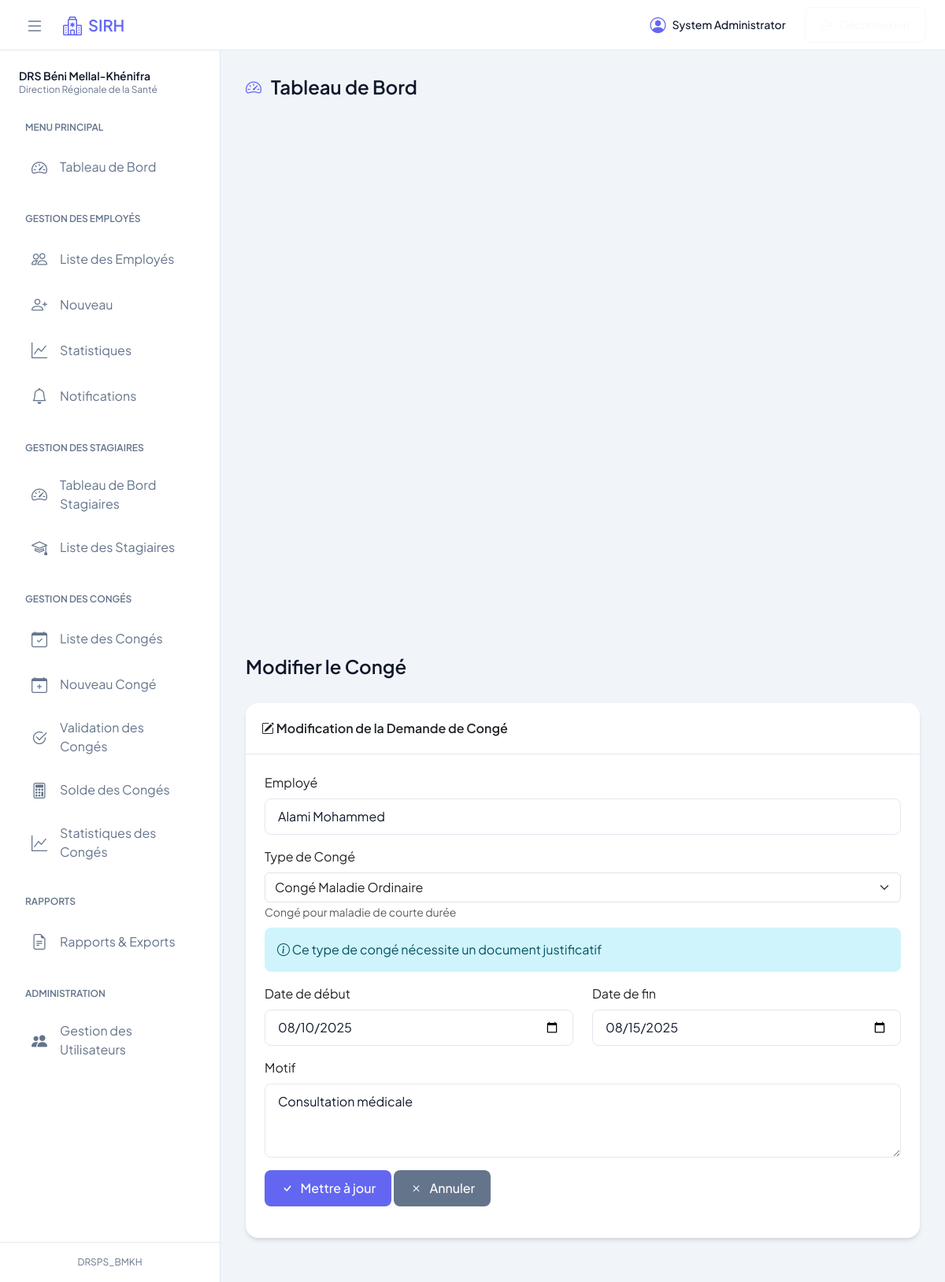
The app's page /index.php?controller=leave&action=edit&id=12 (signed in) with its own data.
### tables this page shows
CREATE TABLE `leaves` (
  `leave_id` int(11) NOT NULL,
  `employee_id` int(11) NOT NULL,
  `type_id` int(11) NOT NULL,
  `start_date` date NOT NULL,
  `end_date` date NOT NULL,
  `duration` int(11) NOT NULL,
  `reason` text DEFAULT NULL,
  `status` enum('en_attente','approuve_n1','approuve_final','refuse','annule') DEFAULT 'en_attente',
  `document_path` varchar(255) DEFAULT NULL,
  `approved_by` int(11) DEFAULT NULL,
  `approved_at` datetime DEFAULT NULL,
  `created_at` timestamp NOT NULL DEFAULT current_timestamp()
);

CREATE TABLE `employees` (
  `employee_id` int(11) NOT NULL,
  `ppr` varchar(20) NOT NULL,
  `cin` varchar(20) NOT NULL,
  `nom` varchar(50) NOT NULL,
  `prenom` varchar(50) NOT NULL,
  `sex` enum('M','F') NOT NULL,
  `date_naissance` date NOT NULL,
  `corps` enum('medical','paramedical','administratif') NOT NULL,
  `specialite` varchar(100) DEFAULT NULL,
  `grade` varchar(100) NOT NULL,
  `date_recrutement` date NOT NULL,
  `date_prise_service` date NOT NULL,
  `province_etablissement` varchar(100) NOT NULL,
  `milieu_etablissement` enum('Urbain','Rural') NOT NULL,
  `categorie_etablissement` varchar(100) NOT NULL,
  `nom_etablissement` varchar(200) NOT NULL,
  `service_etablissement` varchar(100) DEFAULT NULL,
  `situation_familiale` enum('Célibataire','Marié(e)','Divorcé(e)','Veuf(ve)') NOT NULL,
  `address` text DEFAULT NULL,
  `phone` varchar(20) DEFAULT NULL,
  `created_at` timestamp NOT NULL DEFAULT current_timestamp(),
  `updated_at` timestamp NOT NULL DEFAULT current_timestamp() ON UPDATE current_timestamp(),
  `notification_read` tinyint(1) DEFAULT 0,
  `email` varchar(255) DEFAULT NULL,
  `password` varchar(255) DEFAULT NULL,
  `role` enum('user','admin','approver') DEFAULT 'user',
  `reset_token` varchar(255) DEFAULT NULL,
  `reset_token_expiry` datetime DEFAULT NULL,
  `remember_token` varchar(100) DEFAULT NULL,
  `token_expiry` datetime DEFAULT NULL,
  `last_login` datetime DEFAULT NULL
);

### controllers/LeaveController.php (called while the page is built, shortened)
<?php
class LeaveController {
    private $leaveModel;
    public function __construct() {
        $this->leaveModel = new Leave();
    }
    public function edit($id) {
        $leave = $this->leaveModel->getById($id);
        $leaveTypes = $this->leaveModel->getLeaveTypes();
        require 'views/leaves/edit.php';
    }
}

### models/Leave.php (called while the page is built, shortened)
<?php
class Leave {
    private $db;
    public function getLeaveTypes() {
        $sql = "SELECT type_id, name, description, default_days, requires_document
                FROM leave_types
                WHERE type_id IN (
                    SELECT MIN(type_id)
                    FROM leave_types
                    GROUP BY name
                )
                ORDER BY name";
        $stmt = $this->db->prepare($sql);
        $stmt->execute();
        return $stmt->fetchAll(PDO::FETCH_ASSOC);
    }
    public function __construct() {
        try {
            $this->db = new PDO(
                "mysql:host=localhost;dbname=sirh_bmkh;charset=utf8",
                "root",
                "",
                array(PDO::ATTR_ERRMODE => PDO::ERRMODE_EXCEPTION)
            );
        } catch (PDOException $e) {
            die("Erreur de connexion à la base de données: " . $e->getMessage());
        }
    }
    public function getById($id) {
        $sql = "SELECT l.*, l.leave_id as id, e.nom, e.prenom,
                t.name as type_name, t.description as type_description, t.type_id,
                a.nom as approver_nom, a.prenom as approver_prenom
                FROM leaves l
                LEFT JOIN leave_types t ON l.type_id = t.type_id
                JOIN employees e ON l.employee_id = e.employee_id
                LEFT JOIN employees a ON l.approved_by = a.employee_id
                WHERE l.leave_id = :id";
        $stmt = $this->db->prepare($sql);
        $stmt->execute([':id' => $id]);
        return $stmt->fetch(PDO::FETCH_ASSOC);
    }
}

### views/leaves/edit.php (the view, shortened to what this page needs)
<?php require_once 'views/layout.php'; ?>
<main class="app-main">
    <div class="page-header">
        <div class="page-title">
            <h1>Modifier le Congé</h1>
        </div>
    </div>
    <div class="page-content">
        <div class="card mb-4">
            <div class="card-header">
                <i class="bi bi-pencil-square"></i>
            Modification de la Demande de Congé
        </div>
        <div class="card-body">
            <form action="index.php?controller=leave&action=edit&id=<?= $leave['id'] ?>" method="POST">
                <div class="mb-3">
                    <label class="form-label">Employé</label>
                    <input type="text" class="form-control"
                           value="<?= htmlspecialchars($leave['nom'] . ' ' . $leave['prenom']) ?>"
                           readonly>
                </div>
                <div class="mb-3">
                    <label for="type_id" class="form-label">Type de Congé</label>
                    <select name="type_id" id="type_id" class="form-select" required>
                        <?php foreach ($leaveTypes as $type): ?>
                            <option value="<?= $type['type_id'] ?>"
                                    data-requires-document="<?= $type['requires_document'] ?>"
                                    data-default-days="<?= $type['default_days'] ?>"
                                    data-description="<?= htmlspecialchars($type['description']) ?>"
                                    <?= $leave['type_id'] == $type['type_id'] ? 'selected' : '' ?>>
                                <?= htmlspecialchars($type['name']) ?>
                            </option>
                        <?php endforeach; ?>
                    </select>
                    <small class="form-text text-muted type-description"></small>
                    <div class="document-info mt-2 d-none alert alert-info">
                        <i class="bi bi-info-circle"></i>
                        Ce type de congé nécessite un document justificatif
                    </div>
                </div>
                <div class="row">
                    <div class="col-md-6">
                        <div class="mb-3">
                            <label for="start_date" class="form-label">Date de début</label>
                            <input type="date" class="form-control" id="start_date" name="start_date"
                                   value="<?= htmlspecialchars($leave['start_date']) ?>" required>
                        </div>
                    </div>
                    <div class="col-md-6">
                        <div class="mb-3">
                            <label for="end_date" class="form-label">Date de fin</label>
                            <input type="date" class="form-control" id="end_date" name="end_date"
                                   value="<?= htmlspecialchars($leave['end_date']) ?>" required>
                        </div>
                    </div>
                </div>
                <div class="mb-3">
                    <label for="reason" class="form-label">Motif</label>
                    <textarea class="form-control" id="reason" name="reason" rows="3" required><?= htmlspecialchars($leave['reason']) ?></textarea>
                </div>
                <div class="mb-3">
                    <button type="submit" class="btn btn-primary">
                        <i class="bi bi-check"></i> Mettre à jour
                    </button>
                    <a href="index.php?controller=leave&action=index" class="btn btn-secondary">
                        <i class="bi bi-x"></i> Annuler
                    </a>
                </div>
            </form>
        </div>
    </div>
    </div>
</main>

### assets/css/style.css (style rules this page uses)
:root { --primary: #6366f1; --primary-dark: #4f46e5; --secondary: #64748b; --success: #22c55e; --warning: #eab308; --danger: #ef4444; --info: #3b82f6; --body-bg: #f1f5f9; --navbar-bg: #fff; --sidebar-bg: #fff; --card-bg: #fff; --text-primary: #0f172a; --text-secondary: #64748b; --text-muted: #94a3b8; --border-color: #e2e8f0; --navbar-height: 64px; --sidebar-width: 280px; --content-padding: 2rem; }
* { margin: 0; padding: 0; box-sizing: border-box; }
html { height: 100%; }
body { min-height: 100%; background: var(--body-bg); color: var(--text-primary); font-family: 'Plus Jakarta Sans', sans-serif; -webkit-font-smoothing: antialiased; }
.app-main { flex: 1; margin-left: var(--sidebar-width); padding: var(--content-padding); }
.page-header { margin-bottom: 2rem; display: flex; justify-content: space-between; align-items: center; }
.page-title h1 { font-size: 1.5rem; font-weight: 600; margin: 0; color: var(--text-primary); display: flex; align-items: center; gap: 0.75rem; }
.card { background: var(--card-bg); border: none; border-radius: 1rem; overflow: hidden; box-shadow: 0 4px 6px -1px rgba(0, 0, 0, 0.1), 0 2px 4px -1px rgba(0, 0, 0, 0.06); transition: transform 0.2s ease, box-shadow 0.2s ease; }
.card-header { padding: 1.25rem; border-bottom: 1px solid var(--border-color); background: var(--card-bg); font-weight: 600; }
.card-body { padding: 1.5rem; }
.btn { padding: 0.625rem 1.25rem; border-radius: 0.5rem; font-weight: 500; display: inline-flex; align-items: center; gap: 0.5rem; transition: all 0.2s; }
.btn i { font-size: 1.1em; }
.btn-primary { background: var(--primary); border: none; color: white; }
.btn-secondary { background: var(--secondary); border: none; color: white; }
.form-control { border: 1px solid var(--border-color); border-radius: 0.5rem; padding: 0.625rem 1rem; background: var(--card-bg); color: var(--text-primary); }
.alert { border: none; border-radius: 0.5rem; padding: 1rem; margin-bottom: 1rem; }

### records on screen
leaves: employee.prenom "Alami Mohammed", start_date "08/10/2025", end_date "08/15/2025", reason "Consultation médicale"

### other values on screen
$_SESSION['user']['first_name'] . ' ' . $_SESSION['user']['last_name'] "System Administrator"
$title "Tableau de Bord"
form field type_id "Congé Maladie Ordinaire"
